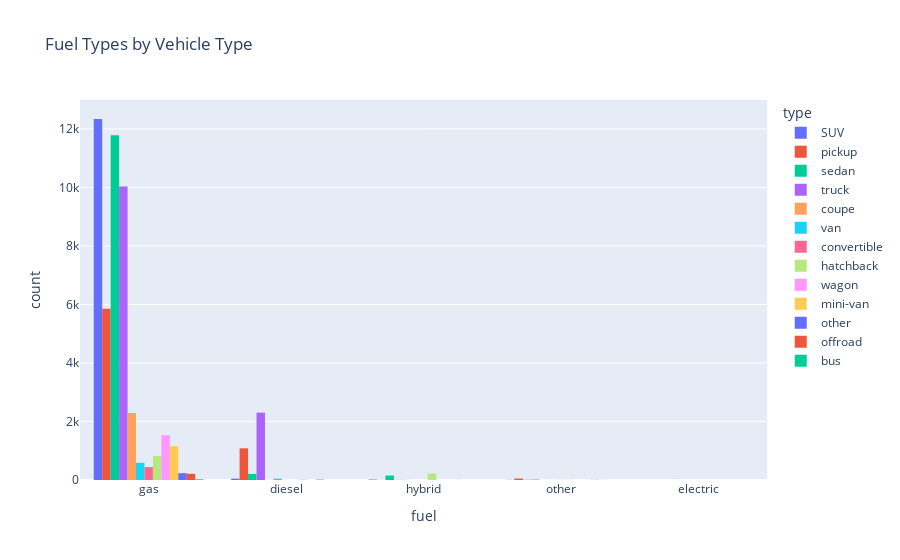

Here is the notebook cell this chart was saved with:
### Markdown cell above
The above bar plot shows the average price of vehicle type sorted by number of vehicles listed.  The most popular vehicle type listed is SUV at an average price of $11,149.  Trucks are the second most popular vehicle listed at an average price of $16,735.

### Code cell
px.histogram(df, x="fuel", color="type", barmode="group", title="Fuel Types by Vehicle Type")

### Figure 1 — Plotly figure (JSON) as saved in the notebook; plotly's stock layout.template omitted (floating-point values rounded to 4 significant figures; data arrays with more than 128 entries replaced by an {"elided": "..."} marker saying what was removed)
{"data": [{"alignmentgroup": "True", "bingroup": "x", "hovertemplate": "type=SUV<br>fuel=%{x}<br>count=%{y}<extra></extra>", "legendgroup": "SUV", "marker": {"color": "#636efa", "pattern": {"shape": ""}}, "name": "SUV", "offsetgroup": "SUV", "orientation": "v", "showlegend": true, "type": "histogram", "x": {"elided": "12405 str values"}, "xaxis": "x", "yaxis": "y"}, {"alignmentgroup": "True", "bingroup": "x", "hovertemplate": "type=pickup<br>fuel=%{x}<br>count=%{y}<extra></extra>", "legendgroup": "pickup", "marker": {"color": "#EF553B", "pattern": {"shape": ""}}, "name": "pickup", "offsetgroup": "pickup", "orientation": "v", "showlegend": true, "type": "histogram", "x": {"elided": "6988 str values"}, "xaxis": "x", "yaxis": "y"}, {"alignmentgroup": "True", "bingroup": "x", "hovertemplate": "type=sedan<br>fuel=%{x}<br>count=%{y}<extra></extra>", "legendgroup": "sedan", "marker": {"color": "#00cc96", "pattern": {"shape": ""}}, "name": "sedan", "offsetgroup": "sedan", "orientation": "v", "showlegend": true, "type": "histogram", "x": {"elided": "12154 str values"}, "xaxis": "x", "yaxis": "y"}, {"alignmentgroup": "True", "bingroup": "x", "hovertemplate": "type=truck<br>fuel=%{x}<br>count=%{y}<extra></extra>", "legendgroup": "truck", "marker": {"color": "#ab63fa", "pattern": {"shape": ""}}, "name": "truck", "offsetgroup": "truck", "orientation": "v", "showlegend": true, "type": "histogram", "x": {"elided": "12353 str values"}, "xaxis": "x", "yaxis": "y"}, {"alignmentgroup": "True", "bingroup": "x", "hovertemplate": "type=coupe<br>fuel=%{x}<br>count=%{y}<extra></extra>", "legendgroup": "coupe", "marker": {"color": "#FFA15A", "pattern": {"shape": ""}}, "name": "coupe", "offsetgroup": "coupe", "orientation": "v", "showlegend": true, "type": "histogram", "x": {"elided": "2303 str values"}, "xaxis": "x", "yaxis": "y"}, {"alignmentgroup": "True", "bingroup": "x", "hovertemplate": "type=van<br>fuel=%{x}<br>count=%{y}<extra></extra>", "legendgroup": "van", "marker": {"color": "#19d3f3", "pattern": {"shape": ""}}, "name": "van", "offsetgroup": "van", "orientation": "v", "showlegend": true, "type": "histogram", "x": {"elided": "633 str values"}, "xaxis": "x", "yaxis": "y"}, {"alignmentgroup": "True", "bingroup": "x", "hovertemplate": "type=convertible<br>fuel=%{x}<br>count=%{y}<extra></extra>", "legendgroup": "convertible", "marker": {"color": "#FF6692", "pattern": {"shape": ""}}, "name": "convertible", "offsetgroup": "convertible", "orientation": "v", "showlegend": true, "type": "histogram", "x": {"elided": "446 str values"}, "xaxis": "x", "yaxis": "y"}, {"alignmentgroup": "True", "bingroup": "x", "hovertemplate": "type=hatchback<br>fuel=%{x}<br>count=%{y}<extra></extra>", "legendgroup": "hatchback", "marker": {"color": "#B6E880", "pattern": {"shape": ""}}, "name": "hatchback", "offsetgroup": "hatchback", "orientation": "v", "showlegend": true, "type": "histogram", "x": {"elided": "1047 str values"}, "xaxis": "x", "yaxis": "y"}, {"alignmentgroup": "True", "bingroup": "x", "hovertemplate": "type=wagon<br>fuel=%{x}<br>count=%{y}<extra></extra>", "legendgroup": "wagon", "marker": {"color": "#FF97FF", "pattern": {"shape": ""}}, "name": "wagon", "offsetgroup": "wagon", "orientation": "v", "showlegend": true, "type": "histogram", "x": {"elided": "1541 str values"}, "xaxis": "x", "yaxis": "y"}, {"alignmentgroup": "True", "bingroup": "x", "hovertemplate": "type=mini-van<br>fuel=%{x}<br>count=%{y}<extra></extra>", "legendgroup": "mini-van", "marker": {"color": "#FECB52", "pattern": {"shape": ""}}, "name": "mini-van", "offsetgroup": "mini-van", "orientation": "v", "showlegend": true, "type": "histogram", "x": {"elided": "1161 str values"}, "xaxis": "x", "yaxis": "y"}, {"alignmentgroup": "True", "bingroup": "x", "hovertemplate": "type=other<br>fuel=%{x}<br>count=%{y}<extra></extra>", "legendgroup": "other", "marker": {"color": "#636efa", "pattern": {"shape": ""}}, "name": "other", "offsetgroup": "other", "orientation": "v", "showlegend": true, "type": "histogram", "x": {"elided": "256 str values"}, "xaxis": "x", "yaxis": "y"}, {"alignmentgroup": "True", "bingroup": "x", "hovertemplate": "type=offroad<br>fuel=%{x}<br>count=%{y}<extra></extra>", "legendgroup": "offroad", "marker": {"color": "#EF553B", "pattern": {"shape": ""}}, "name": "offroad", "offsetgroup": "offroad", "orientation": "v", "showlegend": true, "type": "histogram", "x": {"elided": "214 str values"}, "xaxis": "x", "yaxis": "y"}, {"alignmentgroup": "True", "bingroup": "x", "hovertemplate": "type=bus<br>fuel=%{x}<br>count=%{y}<extra></extra>", "legendgroup": "bus", "marker": {"color": "#00cc96", "pattern": {"shape": ""}}, "name": "bus", "offsetgroup": "bus", "orientation": "v", "showlegend": true, "type": "histogram", "x": ["gas", "gas", "gas", "gas", "gas", "gas", "gas", "gas", "gas", "gas", "gas", "gas", "gas", "gas", "gas", "gas", "gas", "gas", "gas", "gas", "gas", "gas", "gas", "gas"], "xaxis": "x", "yaxis": "y"}], "layout": {"barmode": "group", "legend": {"title": {"text": "type"}, "tracegroupgap": 0}, "title": {"text": "Fuel Types by Vehicle Type"}, "xaxis": {"anchor": "y", "domain": [0, 1], "title": {"text": "fuel"}}, "yaxis": {"anchor": "x", "domain": [0, 1], "title": {"text": "count"}}}}
